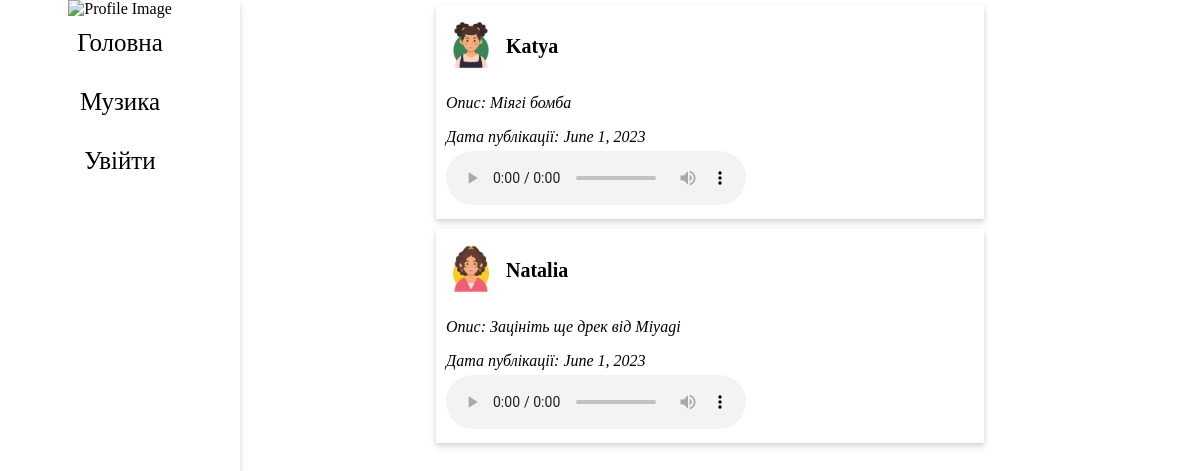
The app's page /music/ with its own data.
### SocialNetworkApp/models.py (models this page shows)
class MusicPost(models.Model):
    post_text = models.CharField(max_length=255)
    post_date = models.DateField()
    user = models.ForeignKey(User, on_delete=models.CASCADE)
    published = models.BooleanField()
    audio_post = models.FileField(upload_to='music_posts/')

class Profile(models.Model):
    user = models.OneToOneField(User, on_delete=models.CASCADE)
    phone = models.CharField(max_length=20)
    avatar = models.ImageField(upload_to='avatars/')
    middle_name = models.CharField(max_length=100)
    bio = models.CharField(max_length=255)
    birthday = models.DateField()
    sex = models.BooleanField()
    music_network = models.CharField(max_length=100)

### SocialNetworkApp/views.py (the view)
# urls.py: path('music/', views.music, name='music'),
def music(request):
    posts = Post.objects.select_related('user__profile').all()
    music_posts = MusicPost.objects.select_related('user__profile').all()
    comment_dict = {}
    for post in posts:
        comments = Comment.objects.filter(post=post)
        comment_dict[post.id] = comments
    return render(request, 'SocialNetworkApp/music.html', {'music_posts': music_posts, 'comment_dict': comment_dict})

### SocialNetworkApp/templates/SocialNetworkApp/music.html (shortened to what this page needs)
{% extends 'SocialNetworkApp/layout.html' %}
{% load static %}
{% block content %}
<div class="post-container-wrapper">
  {% for post in music_posts %}
  <div class="post-container">
    <div class="user-info">
      <a href="{% url 'profile_user' post.user.username %}">
        <img src="{{ post.user.profile.avatar.url }}" class="user-logo">
      </a>
      <p class="username">{{ post.user }}</p>
    </div>
    <div class="post-info">
      <p class="post-date">Опис: {{ post.post_text }}</p>
      <p class="post-date">Дата публікації: {{ post.post_date }}</p>
    </div>
    <div class="audio-player">
      <audio controls>
        <source src="{{ post.audio_post.url }}" type="audio/mpeg">
      </audio>
    </div>
  </div>
  {% endfor %}
</div>
{% endblock %}

### SocialNetworkApp/static/SocialNetworkApp/css/main.css (style rules this page uses)
body, html { height: 100%; margin: 0; padding: 0; }
.post-container-wrapper { display: flex; flex-wrap: wrap; justify-content: center; }
.post-container { background-color: white; box-shadow: 0 2px 4px rgba(0, 0, 0, 0.1), 0 4px 8px rgba(0, 0, 0, 0.1); width: 80%; flex-shrink: 0; padding: 10px; margin: 5px; }
.user-info { display: flex; align-items: center; margin-bottom: 10px; }
.user-logo { width: 50px; height: 50px; margin-right: 10px; }
.username { font-weight: bold; font-size: 20px }
.post-info { width: 100%; }
.post-date { font-style: italic; margin-bottom: 5px; }

### records on screen
MusicPost: user.profile.avatar (picture), user "Katya", post_text "Міягі бомба", post_date "June 1, 2023"
MusicPost: user.profile.avatar (picture), user "Natalia", post_text "Зацініть ще дрек від Miyagi", post_date "June 1, 2023"
